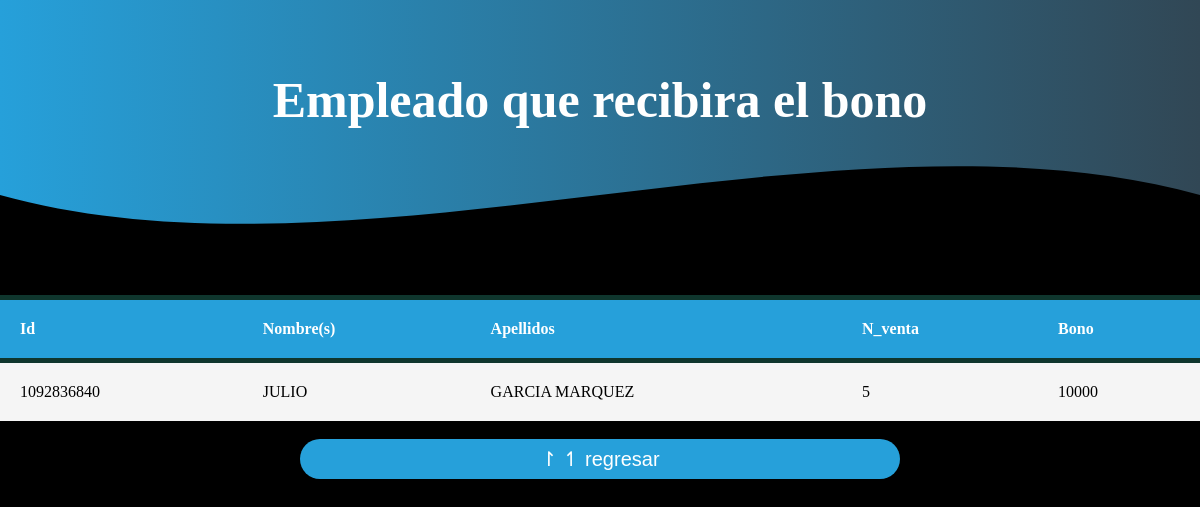
Page /back.end/bono.php on the committed database.
### tables this page shows
CREATE TABLE `bonos` (
  `idTrabajador` int(10) NOT NULL,
  `Nombres` varchar(45) NOT NULL,
  `Apellido` varchar(45) NOT NULL,
  `N_venta` int(5) NOT NULL,
  `bono` int(10) NOT NULL
);

### back.end/bono.php (the view, shortened to what this page needs)
<?php
    $conectar = new mysqli("localhost","root","","automotriz");
 ?>
<!DOCTYPE html>
<html>
<head>
	<link rel="stylesheet" href="bono.css" type="text/css">
</head>
<header>
    <section class="textos-header">
        <h1>Empleado que recibira el bono</h1>
    </section>
    <div class="wave" style="height: 150px; overflow: hidden;" ><svg viewBox="0 0 500 150" preserveAspectRatio="none" style="height: 100%; width: 100%;"><path d="M0.00,49.98 C149.99,150.00 349.20,-49.98 500.00,49.98 L500.00,150.00 L0.00,150.00 Z" style="stroke: none; fill: #000000;"></path></svg></div>
</header>
<body>
	<div id= "main-container">
		<table>
			<thead>
				<tr>
                    <th>Id</th>
					<th>Nombre(s)</th>
					<th>Apellidos</th>
                    <th>N_venta</th>
					<th>Bono</th>
				</tr>
			</thead>
            <?php
                $query="SELECT * FROM bonos";
                $resultado = $conectar->query($query);
                while($row= $resultado -> fetch_assoc()){
            ?>
                <tr>
                    <td><?php echo $row ['idTrabajador'];?></td>
                    <td><?php echo $row ['Nombres'];?></td>
                    <td><?php echo $row ['Apellido'];?></td>
                    <td><?php echo $row ['N_venta'];?></td>
                    <td><?php echo $row ['bono'];?></td>
            <?php
                }
            ?>
		</table><br>
        <center><a href="norte.php"><input class="button"  type="reset" value="↾ ↿ regresar"></a></center>
	</div>
</body>
</html>

### back.end/bono.css (style rules this page uses)
* { margin: 0; padding: 0; box-sizing: border-box; }
body { background-color: #000000; }
table { background-color: whitesmoke; text-align: left; border-collapse: collapse; width: 100%; }
td, th { padding: 20px; }
thead { background-color: #26a0da; color: white; border-bottom: solid 5px #0f362d; }
header { background-color: gray; color: white; border-bottom: solid 5px #0f362d; }
header { width: 100%; height: 300px; background: #000000; background: -webkit-linear-gradient( to right, #000000, #434343 ); background: linear-gradient( to right, #26a0da, #314755 ); background-size: cover; background-attachment: fixed; position: relative; }
header .textos-header { display: flex; height: 200px; width: 100%; align-items: center; justify-content: center; text-align: center; }
.textos-header h1 { font-size: 50px; color: rgb(255, 255, 255); }
.wave { position: absolute; bottom: 0; width: 100%; }
.button { border: none; outline: none; height: 40px; width: 50%; background: #26a0da; color: rgb(255, 255, 255); font-size: 20px; border-radius: 20px; }

### rows in the picture
bonos: idTrabajador "1092836840", Nombres "JULIO", Apellido "GARCIA MARQUEZ", N_venta "5", bono "10000"
